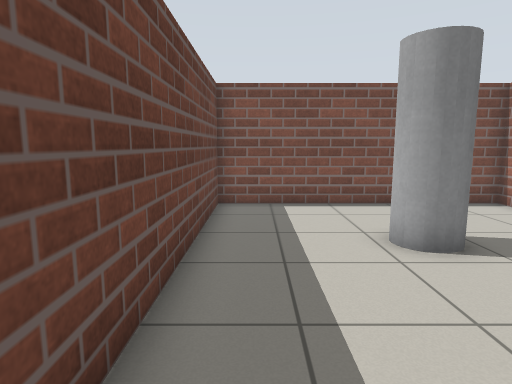
[1] (above)

17 first-person views from a walk through a Gazebo world. The camera is 1 m above the floor, tilts 8° down and sees 75° across. The floor is counted in squares, 0.5 m on a side. Each view is taken from the middle of a square. On the plan, view 1 faces up. The plan holds only what a view shows up to about 18 squares ahead; the rest is blank. Surface patterns are stand-ins for the level's own textures.

[2]
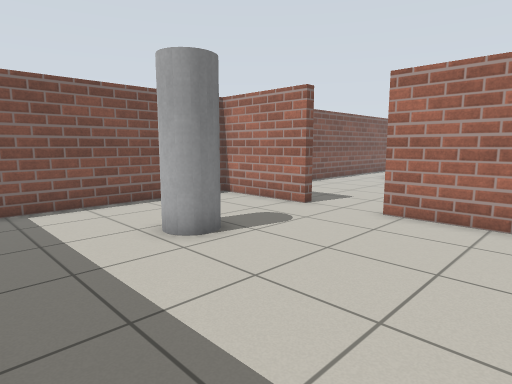

[3]
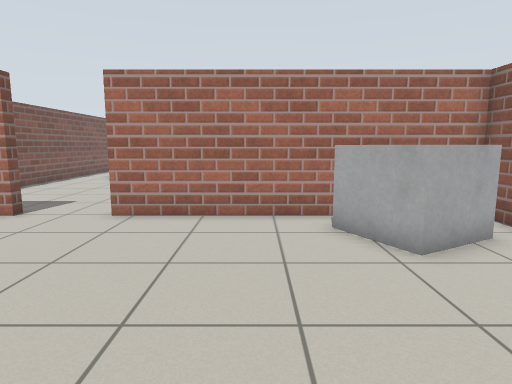

[4]
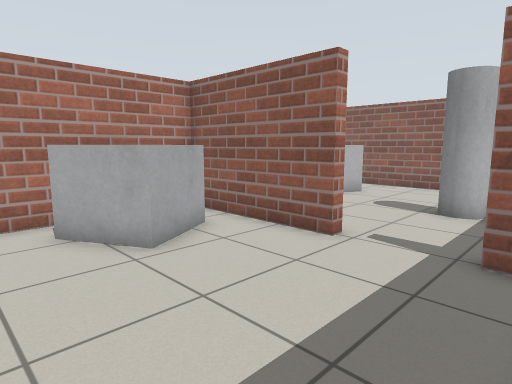

[5]
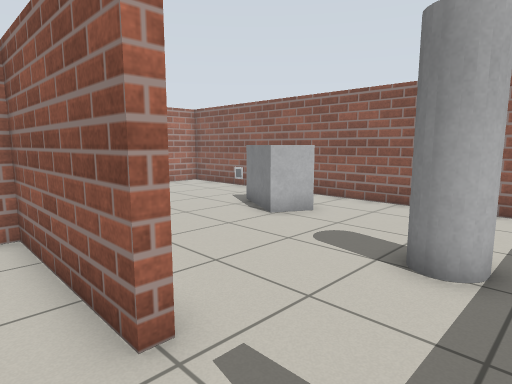

[6]
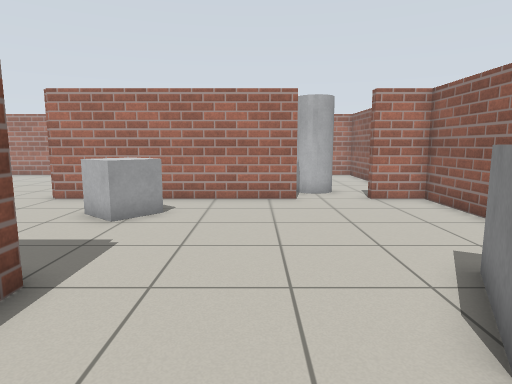

[7]
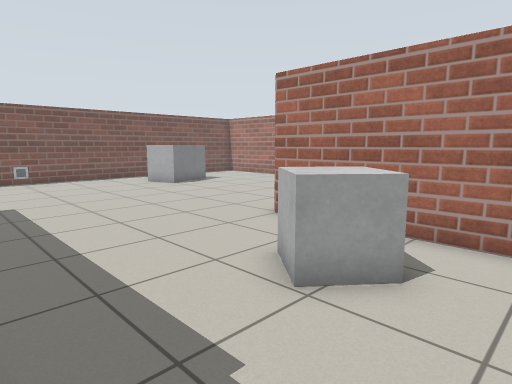

[8]
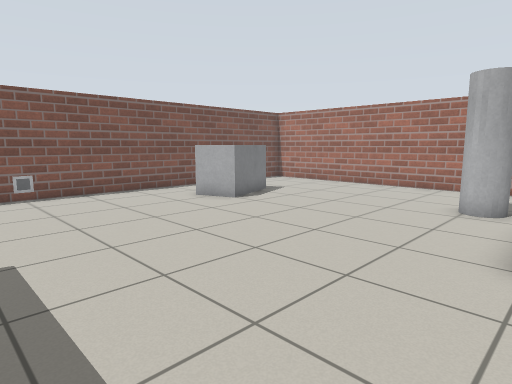

[9]
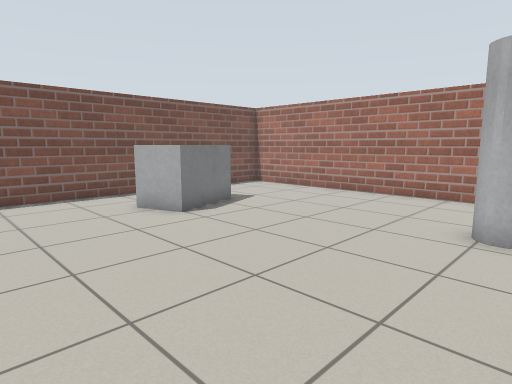

[10]
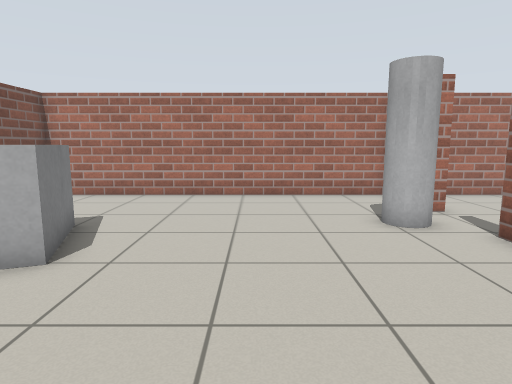

[11]
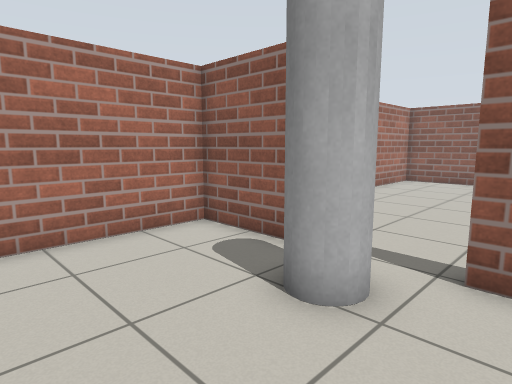

[12]
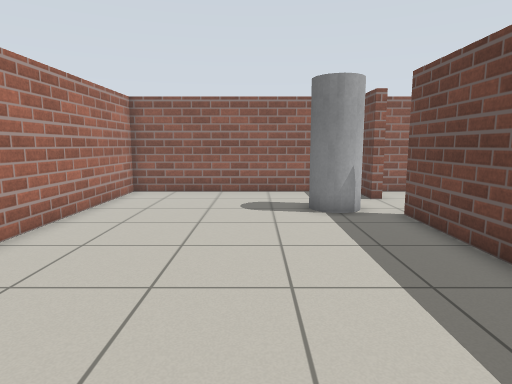

[13]
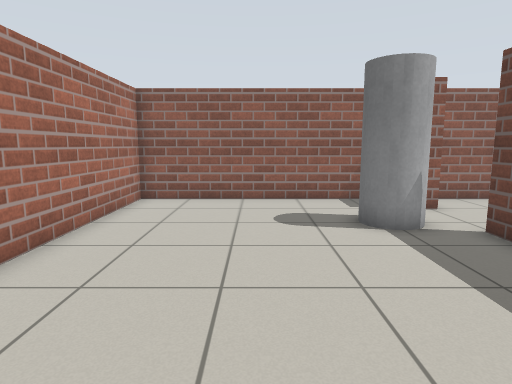

[14]
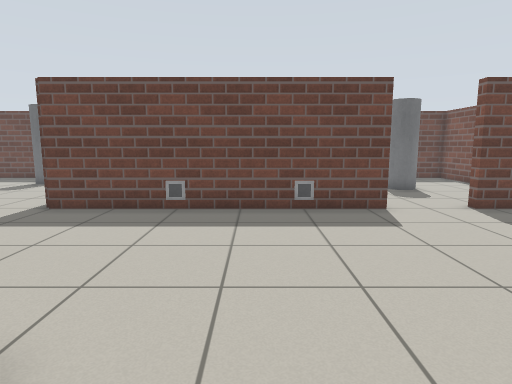

[15]
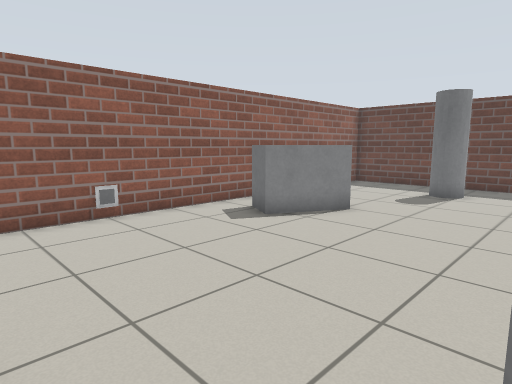

[16]
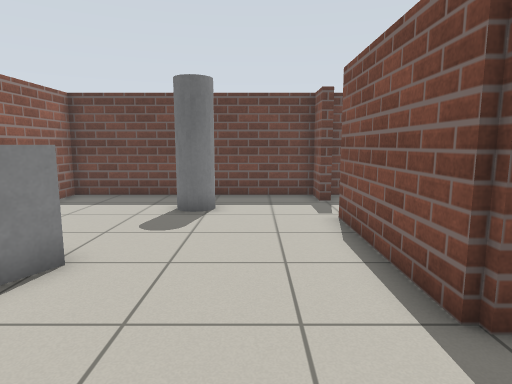

[17]
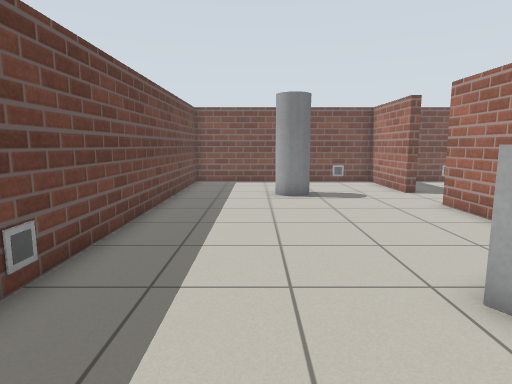

### Floor plan
Key: @ floor where view 1 was taken; # wall or solid block; . floor; B barrel; C crate; M marker; P pillar.
Columns run from 2 left of view 1 to 27 right of it. Each row starts with its distance up from view 1.
 12 ############ ################
 11 #..........# ..M......     ..#
 10 #..........#..........    ...#
  9 #..........#.........    ....#
  8 #..........#........C  C.....#
  7 #....BB....#........CCC......#
  6 #....BB......................#
  5 #............................#
  4 #..........#.................#
  3 #..........#.................#
  2 #..........M.................#
  1 #..........M.................#
  0 #.@........#.................#
 -1 #..........#...........BB....#
 -2 #........C.M.................#
 -3  M.....CC  M.......#  #..#####
 -4  .......C C#.......#  ......
 -5  .......C  #....C  #.........#
 -6 #.........##...CC .#.........#
 -7 ###..######.....C..#.........#
 -8 #..................#.........#
 -9 #..................#.........#
-10 #..................#.........#
-11 #..BB..............#.........#
-12 #........C..........PP.......#
-13 #.......CCC.........PP.......#
-14 #........  C.................#
-15 #.........C........#.........#
-16 #..............M...#.........#
-17 ##############################

Positions as (right, up) in squares from view 1, and headings:
1: (0, 0), facing up
2: (-1, 0), facing up-right
3: (-1, 0), facing right
4: (-1, 0), facing down-right
5: (0, -5), facing down-right
6: (4, -10), facing right
7: (9, -9), facing up-right
8: (10, -3), facing up-right
9: (13, -2), facing up-right
10: (13, 3), facing right
11: (19, 3), facing down-right
12: (21, -2), facing down
13: (22, -4), facing down
14: (19, 0), facing left
15: (16, -7), facing down-left
16: (12, -9), facing left
17: (2, -7), facing up
